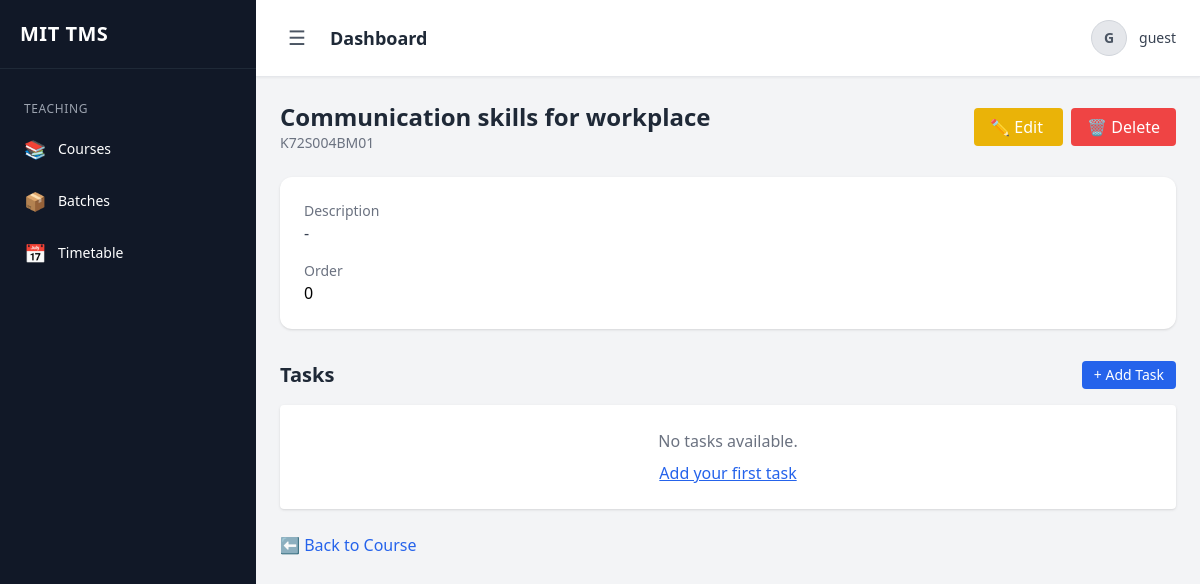
The app's page /app/courses/modules/8/ (signed in) with its own data.
### apps/courses/models.py (models this page shows, shortened)
class Module(models.Model):
    MODULE_TYPE_CHOICES = [
        ('CORE', 'Core Module'),
        ('ELECTIVE', 'Elective Module'),
        ('BASIC', 'Basic Module'),
    ]
    course = models.ForeignKey(
        'Course',
        on_delete=models.CASCADE,
        related_name='modules'
    )
    code = models.CharField(max_length=20)
    title = models.CharField(max_length=255)
    description = models.TextField(blank=True)
    module_type = models.CharField(max_length=20, choices=MODULE_TYPE_CHOICES)
    total_hours = models.FloatField(default=0)
    theory_hours = models.FloatField(default=0)
    practical_hours = models.FloatField(default=0)
    learning_outcomes = models.TextField(
        help_text="Write outcomes as bullet points"
    )
    theory_content = models.TextField(blank=True)
    practical_content = models.TextField(blank=True)
    teaching_methods = models.TextField(blank=True)
    assessment_methods = models.TextField(blank=True)
    order = models.PositiveIntegerField(default=0)
    created_at = models.DateTimeField(auto_now_add=True)
    class Meta:
        ordering = ['order', 'code']

### apps/courses/views.py (the view)
# urls.py: path('modules/<int:pk>/', ModuleDetailView.as_view(), name='module_detail'),
class ModuleDetailView(LoginRequiredMixin, DetailView):
    model = Module
    template_name = "courses/module_detail.html"
    context_object_name = "module"

### apps/core/context_processors.py (called while the page is built)
def user_roles(request):
    user = request.user
    return {
        'is_admin': user.is_authenticated and user.is_superuser,
        'is_teacher': user.is_authenticated and hasattr(user, 'teacher'),
        'is_student': user.is_authenticated and hasattr(user, 'student'),
    }

### templates/courses/module_detail.html
{% extends 'base.html' %}
{% block content %}
<div class="max-w-6xl mx-auto">
    <div class="flex justify-between items-center mb-6">
        <div>
            <h2 class="text-2xl font-bold text-gray-800">{{ module.title }}</h2>
            <p class="text-sm text-gray-500">{{ module.code }}</p>
        </div>
        <div class="space-x-2">
            <a href="{% url 'module_update' module.pk %}"
               class="bg-yellow-500 text-white px-4 py-2 rounded hover:bg-yellow-600 transition">
                ✏️ Edit
            </a>
            <a href="{% url 'module_delete' module.pk %}"
               class="bg-red-500 text-white px-4 py-2 rounded hover:bg-red-600 transition">
                🗑 Delete
            </a>
        </div>
    </div>
    <div class="bg-white shadow rounded-xl p-6 mb-8 space-y-4">
        <div>
            <p class="text-sm text-gray-500">Description</p>
            <p class="text-gray-700">{{ module.description|default:"-" }}</p>
        </div>
        <div>
            <p class="text-sm text-gray-500">Order</p>
            <p class="font-medium">{{ module.order }}</p>
        </div>
    </div>
    <div>
        <div class="flex justify-between items-center mb-4">
            <h3 class="text-xl font-semibold text-gray-800">Tasks</h3>
            <a href="{% url 'task_create' module.pk %}"
               class="bg-blue-600 text-white px-3 py-1 rounded text-sm hover:bg-blue-700">
               + Add Task
            </a>
        </div>
        {% for task in module.tasks.all %}
            <div class="bg-white shadow rounded-lg p-4 mb-3 flex justify-between items-center">
                <div>
                    <p class="font-medium text-gray-800">{{ task.title }}</p>
                    <p class="text-sm text-gray-500">
                        {{ task.duration_hours }} hrs
                    </p>
                </div>
                <div class="space-x-3 text-sm">
                        <a href="{% url 'task_detail' task.pk %}"
                        class="font-medium text-blue-600 hover:underline">
                        {{ task.title }}
                        </a>
                        <a href="{% url 'task_update' task.pk %}"
                        class="text-yellow-600 hover:underline">Edit</a>
                        <a href="{% url 'task_delete' task.pk %}"
                       class="text-red-600 hover:underline">Delete</a>
                </div>
            </div>
        {% empty %}
            <div class="bg-white p-6 text-center text-gray-500 rounded shadow">
                No tasks available.
                <div class="mt-2">
                    <a href="{% url 'task_create' module.pk %}"
                       class="text-blue-600 underline">
                        Add your first task
                    </a>
                </div>
            </div>
        {% endfor %}
    </div>
    <div class="mt-6">
        <a href="{% url 'course_detail' module.course.pk %}"
           class="text-blue-600 hover:underline">
            ⬅ Back to Course
        </a>
    </div>
</div>
{% endblock %}

### templates/partials/topbar.html (shortened to what this page needs)
<header class="bg-white shadow-sm border-b px-3 md:px-6 py-3 md:py-4 flex justify-between items-center">
    <div class="flex items-center gap-2 md:gap-4">
        <button onclick="toggleSidebar()"
                class="text-2xl md:text-xl text-gray-600 hover:text-black p-2 rounded-lg hover:bg-gray-100">
            ☰
        </button>
        <h1 class="text-sm md:text-lg font-semibold text-gray-800 truncate max-w-[120px] md:max-w-none">
            {% block header %}Dashboard{% endblock %}
        </h1>
    </div>
    <div class="relative">
        <button onclick="toggleUserMenu()"
                class="flex items-center gap-2 md:gap-3 text-sm text-gray-700 hover:text-black">
            <div class="w-8 h-8 md:w-9 md:h-9 rounded-full overflow-hidden border border-gray-300 bg-gray-200">
                {% if request.user.profile.image %}
                    <img src="{{ request.user.profile.image.url }}"
                         class="w-full h-full object-cover">
                {% else %}
                    <div class="w-full h-full flex items-center justify-center text-xs md:text-sm font-bold text-gray-600">
                        {{ request.user.username|slice:":1"|upper }}
                    </div>
                {% endif %}
            </div>
            <span class="hidden sm:block font-medium">
                {{ request.user.username }}
            </span>
        </button>
    </div>
</header>

### records on screen
Module: title "Communication skills for workplace", code "K72S004BM01", description "-", order "0"

### other values on screen
{{ request.user.username|slice:":1"|upper }} "G"
{{ request.user.username }} "guest"
